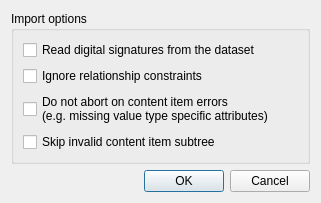
<?xml version="1.0" encoding="UTF-8"?>
<ui version="4.0">
 <class>DCMImportDialog</class>
 <widget class="QDialog" name="DCMImportDialog">
  <property name="geometry">
   <rect>
    <x>0</x>
    <y>0</y>
    <width>321</width>
    <height>172</height>
   </rect>
  </property>
  <property name="windowTitle">
   <string>DCM Import</string>
  </property>
  <layout class="QVBoxLayout" name="verticalLayout_2">
   <item>
    <widget class="QGroupBox" name="readOpts">
     <property name="title">
      <string>Import options</string>
     </property>
     <layout class="QVBoxLayout" name="verticalLayout">
      <item>
       <widget class="QCheckBox" name="readDigitalSignatures">
        <property name="text">
         <string>Read digital signatures from the dataset</string>
        </property>
       </widget>
      </item>
      <item>
       <widget class="QCheckBox" name="readIgnoreRelationshipConstraints">
        <property name="text">
         <string>Ignore relationship constraints</string>
        </property>
       </widget>
      </item>
      <item>
       <widget class="QCheckBox" name="readIgnoreContentItemErrors">
        <property name="text">
         <string>Do not abort on content item errors
(e.g. missing value type specific attributes)</string>
        </property>
       </widget>
      </item>
      <item>
       <widget class="QCheckBox" name="readSkipInvlaidSubtree">
        <property name="text">
         <string>Skip invalid content item subtree</string>
        </property>
       </widget>
      </item>
     </layout>
    </widget>
   </item>
   <item>
    <widget class="QDialogButtonBox" name="buttonBox">
     <property name="orientation">
      <enum>Qt::Horizontal</enum>
     </property>
     <property name="standardButtons">
      <set>QDialogButtonBox::Cancel|QDialogButtonBox::Ok</set>
     </property>
    </widget>
   </item>
  </layout>
 </widget>
 <resources/>
 <connections>
  <connection>
   <sender>buttonBox</sender>
   <signal>accepted()</signal>
   <receiver>DCMImportDialog</receiver>
   <slot>accept()</slot>
   <hints>
    <hint type="sourcelabel">
     <x>248</x>
     <y>254</y>
    </hint>
    <hint type="destinationlabel">
     <x>157</x>
     <y>274</y>
    </hint>
   </hints>
  </connection>
  <connection>
   <sender>buttonBox</sender>
   <signal>rejected()</signal>
   <receiver>DCMImportDialog</receiver>
   <slot>reject()</slot>
   <hints>
    <hint type="sourcelabel">
     <x>316</x>
     <y>260</y>
    </hint>
    <hint type="destinationlabel">
     <x>286</x>
     <y>274</y>
    </hint>
   </hints>
  </connection>
 </connections>
</ui>
